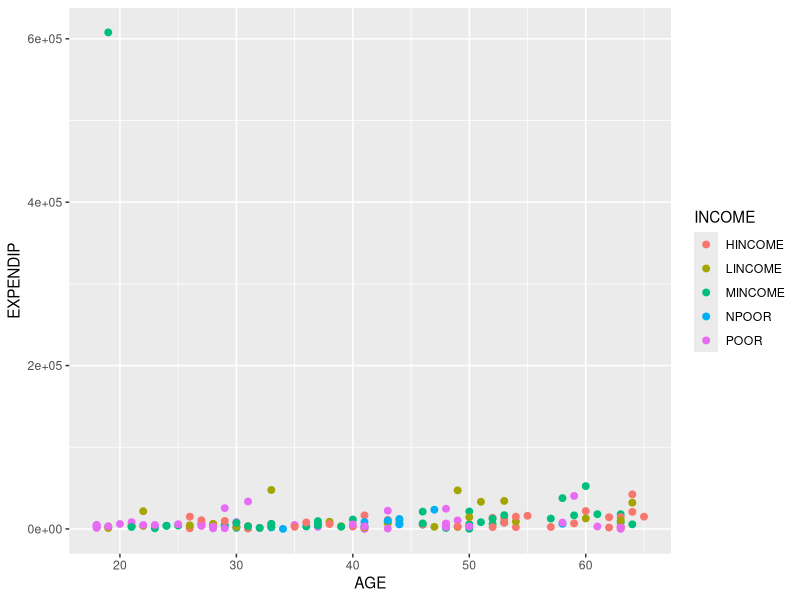
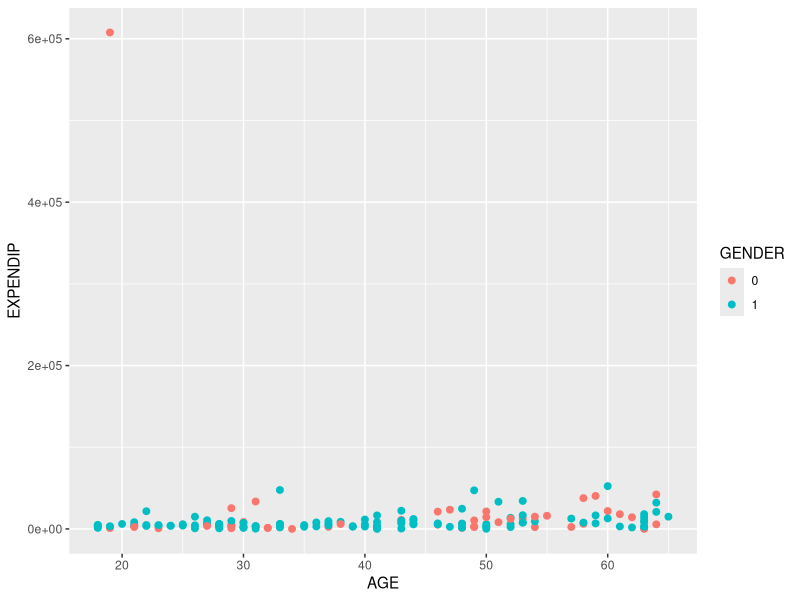
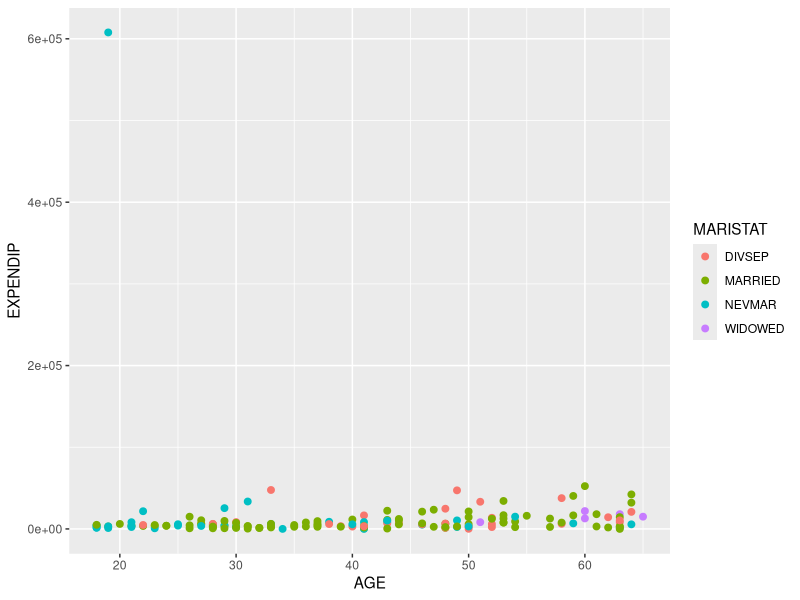
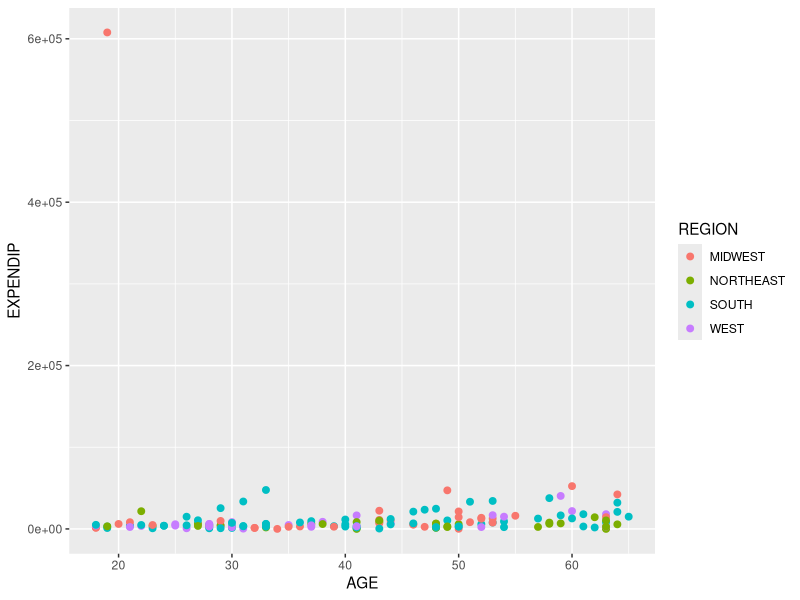
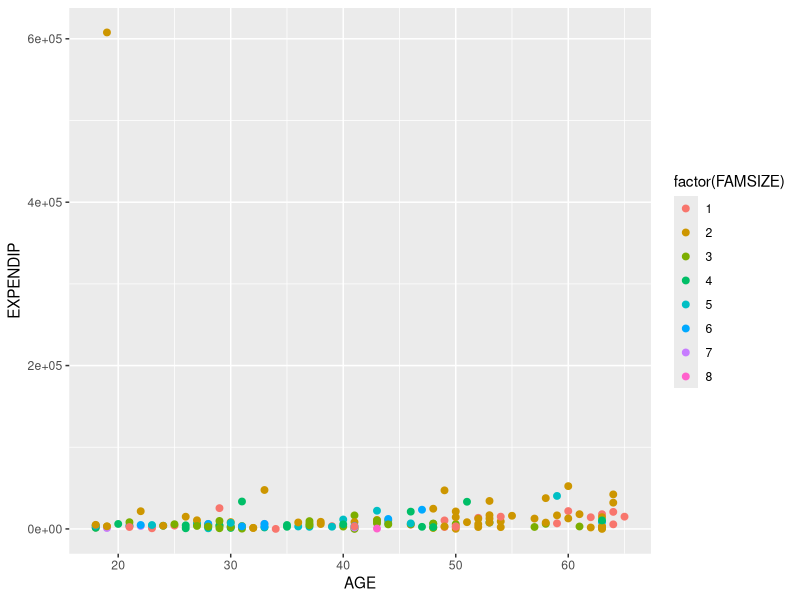
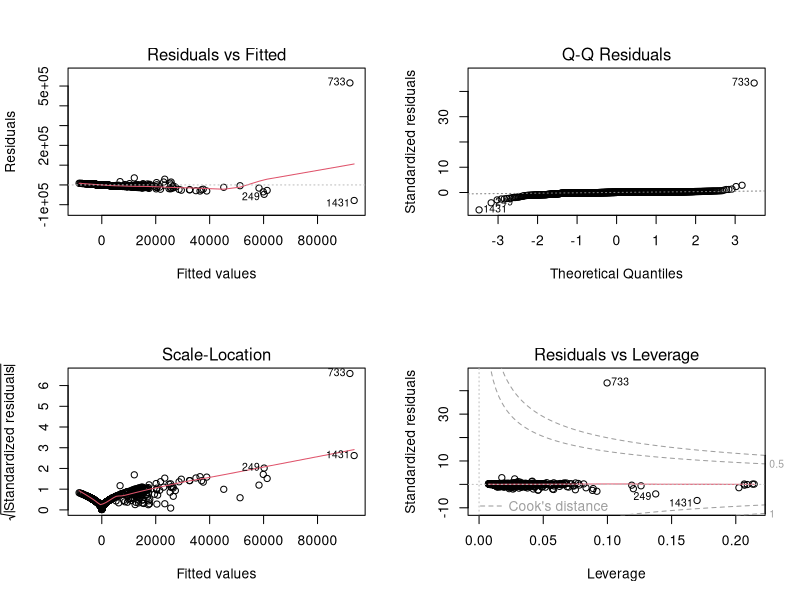
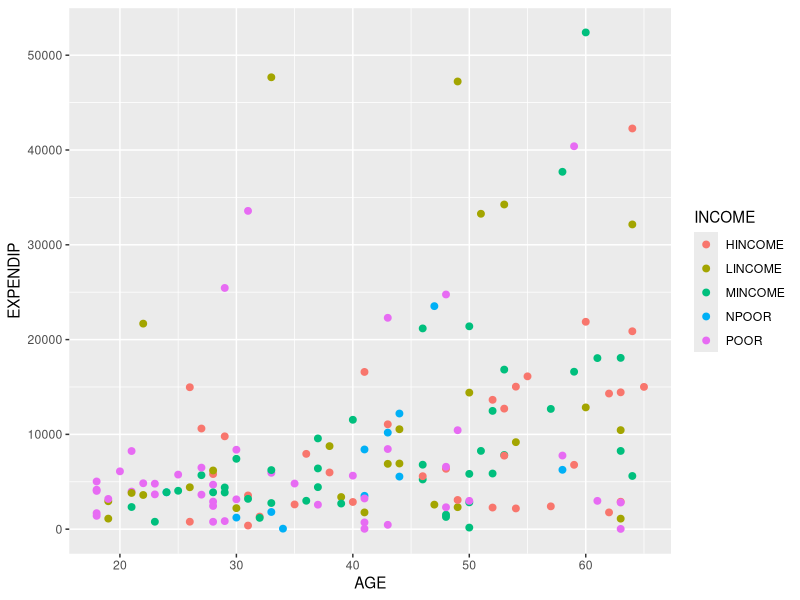
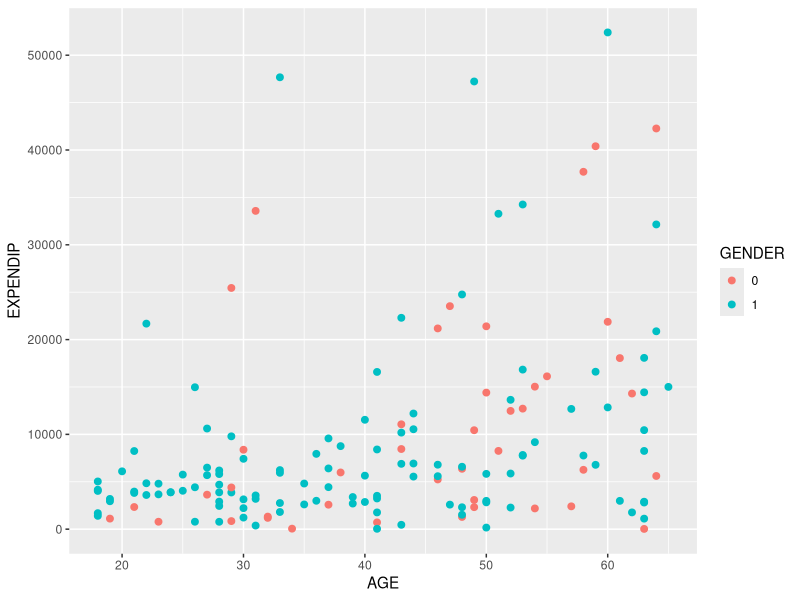

These figures' R source, in order: (Note: this script raises an error after producing the figures.)
packageLoad = function(packages) {
  installed = installed.packages()[, "Package"]
  for (p in packages) {
    if (!(p %in% installed)) { install.packages(p) }
    library(p, character.only = T)
  }
}

packageLoad(c("ggplot2", "car", "boot", "MASS"))

HE = read.csv("HealthExpend (Modified).csv", header = T, na.strings = "?")
attach(HE)

summary(HE)
# Determine variable types
str(HE)
# Coerce categorical variables to factors
factors = c("ANYLIMIT", "COLLEGE", "HIGHSCH", "GENDER", "MNHPOOR", "INSURE", "USC", "UNEMPLOY", "MANAGEDCARE")
HE[factors] = lapply(HE[factors], factor)
# Confirm type coercion
str(HE)

plotFactors = function(f.data, f.x, f.y, f.factors, f.type = "scatter", f.size = 2, f.save = F) {
  if (!require(ggplot2)) { return("Could not load 'ggplot2' package") }
  for (f.x_i in f.x) {
    plot = ggplot(f.data, aes_string(x = f.x_i, y = f.y))

    for (f.f_i in f.factors) {
      if (f.type == "scatter") { print(plot + geom_point(aes_string(color = f.f_i), size = f.size)) }
      else if (f.type == "box") { print(plot + geom_boxplot(aes_string(color = f.f_i), size = f.size)) }
      if (f.save == T) {
        folder = paste(f.y, "vs.", f.x_i)
        if (!dir.exists(file.path("Images/", folder))) { dir.create(file.path("Images/", folder)) }
        ggsave(paste(f.f_i, ".jpg", sep = ""), path = paste("Images/", folder, sep = ""))
      }
    }
  }
}

NonZeroExpIP = HE[HE$EXPENDIP > 0,]
factors = list("INCOME", "GENDER", "MARISTAT", "REGION", "factor(FAMSIZE)")

plotFactors(f.data = NonZeroExpIP, f.x = list("AGE"), f.y = "EXPENDIP", f.factors = factors)
# Single data-point massively skewing dataset; identify via diagnostic plots

lm.fit = lm(EXPENDIP ~ ., data = HE)
par(mfrow = c(2, 2))
plot(lm.fit)

# Observation #733 causing extreme problems based on diagnostic plots
HE[733,]

# Remove outlier
HE = HE[-733,]

# Re-plot factors
NonZeroExpIP = HE[HE$EXPENDIP > 0,]

plotFactors(f.data = NonZeroExpIP, f.x = list("AGE"), f.y = "EXPENDIP", f.factors = factors, f.save = T)
plotFactors(f.data = NonZeroExpIP, f.x = list("AGE"), f.y = "log10(EXPENDIP)", f.factors = factors, f.save = T)
plotFactors(f.data = NonZeroExpIP, f.x = factors, f.y = "EXPENDIP", f.factors = factors, f.type = "box",
            f.size = 0.6, f.save = T)

# BEGIN - Multi-linear regression of EXPENDIP without EXPENDOP
  lm.fit = lm(EXPENDIP ~ . -EXPENDOP, data = HE)
  summary(lm.fit)

  # EDUC returning NA values--signifies collinearity; check which variables are conflicting
  alias(lm.fit)

  # Remove EDUC because of perfect collinearity with HIGHSCH and COLLEGE
  lm.fit = update(lm.fit, ~ . -EDUC)
  summary(lm.fit)

  # BEGIN - Backwards selection
    lm.fit = update(lm.fit, ~ . -HIGHSCH)
    summary(lm.fit)
    lm.fit = update(lm.fit, ~ . -INSURE)
    summary(lm.fit)
    lm.fit = update(lm.fit, ~ . -FAMSIZE)
    summary(lm.fit)
    lm.fit = update(lm.fit, ~ . -INDUSCLASS)
    summary(lm.fit)
    lm.fit = update(lm.fit, ~ . -UNEMPLOY)
    summary(lm.fit)
    lm.fit = update(lm.fit, ~ . -USC)
    summary(lm.fit)
    lm.fit = update(lm.fit, ~ . -RACE)
    summary(lm.fit)
    # Removing RACE surprisingly increases ADJR2
    lm.fit = update(lm.fit, ~ . -MNHPOOR)
    summary(lm.fit)
    # Removing MNHPOOR has negligble positive effect on p-values only
    # Removing ANYLIMIT, COLLEGE, MANAGEDCARE, MARISTAT, PHSTAT, INCOME, or REGION lower ADJR2 at this point
  # END

  # Optimal model reached with manual backwards selection:
  lm.fit = lm(EXPENDIP ~ . -EXPENDOP -EDUC -HIGHSCH -INSURE -FAMSIZE -INDUSCLASS -UNEMPLOY -USC -RACE -MNHPOOR, data = HE)
  summary(lm.fit)

  # BEGIN - Interaction terms
    lm.fit = update(lm.fit, ~ . +MARISTAT:INCOME)
    summary(lm.fit)
    lm.fit = update(lm.fit, ~ . +PHSTAT:INCOME)
    summary(lm.fit)
    # PHSTAT:MARISTAT has a negligible increase
    # REGION:INCOME, REGION:COLLEGE, AGE:INCOME, AGE:GENDER, MARISTAT:GENDER, ANYLIMIT:MANAGEDCARE each decrease ADJR2
  # END

  # Optimal model reached with interaction terms:
  lm.fit = lm(EXPENDIP ~ . -EXPENDOP -EDUC -HIGHSCH -INSURE -FAMSIZE -INDUSCLASS -UNEMPLOY -USC -RACE -MNHPOOR +MARISTAT:INCOME +PHSTAT:INCOME, data = HE)
  summary(lm.fit)

  plot(glm.fit)

  # BEGIN - Validation testing
    # Estimated training RMSE:
    sqrt(mean(lm.fit$residuals^2))
    # RMSE = 2504.142 in USD

    # VIF for collinearity:
    vif(lm.fit)
    # No issues of multi-collinearity (all below 5)

    # LOOCV
    glm.fit = glm(EXPENDIP ~ . -EXPENDOP -EDUC -HIGHSCH -INSURE -FAMSIZE -INDUSCLASS -UNEMPLOY -USC -RACE -MNHPOOR +MARISTAT:INCOME +PHSTAT:INCOME, data = HE)
    cv.err = cv.glm(HE, glm.fit)
    sqrt(cv.err$delta)
    # Test RMSE = 2699.467 (default), 2699.416 (bias corrected) in USD

    # K-Fold CV at K = 5
    cv.err = cv.glm(HE, glm.fit, K = 5)
    sqrt(cv.err$delta)
    # Test RMSE = 2677.66 (default), 2657.80 (bias corrected) in USD [NO SEED SET]

    # K-Fold CV at K = 10
    cv.err = cv.glm(HE, glm.fit, K = 10)
    sqrt(cv.err$delta)
    # Test RMSE = 2711.632 (default), 2700.470 (bias corrected) in USD [NO SEED SET]

    # RMSE lowest in K-Fold (5) at 2657.80 on original run with no seed set. After repeating with different seeds,
    # RMSE varies by siginificant amounts for K-Fold CV. Therefore, LOOCV will be used for comparison only to
    # achieve the most accurate and consistent results.
  # END

  # BEGIN - Model selection using stepAIC
    lm.fit = lm(EXPENDIP ~ . -EXPENDOP -EDUC, data = HE)
    lm.fit = stepAIC(lm.fit, direction = "backward")
    lm.fit$anova

    lm.fit = lm(EXPENDIP ~ . -EXPENDOP -EDUC, data = HE)
    lm.fit = stepAIC(lm.fit, direction = "both")
    lm.fit$anova

    # Test with EDUC added back into the model and COLLEGE and HIGHSCH removed instead. EDUC has an additional level
    # for comparisons below HIGHSCH labeled as LHIGHSCH; this level could potentially unearth correlations where
    # COLLEGE and HIGHSCH were not deemed key predictors by stepAIC.
    lm.fit = lm(EXPENDIP ~ . -EXPENDOP -COLLEGE -HIGHSCH, data = HE)
    lm.fit = stepAIC(lm.fit, direction = "both")
    lm.fit$anova
    # The final model achieved is identical to the models achieved above with EDUC removed and COLLEGE and HIGHSCH
    # included in the model. This confirms that education level has no significant bearing on EXPENDIP.

    # Optimal model achieved in both backward-stepwise and both-stepwise:
    lm.fit = lm(EXPENDIP ~ AGE + GENDER + COUNTIP + COUNTOP + INCOME + PHSTAT, data = HE)
    summary(lm.fit)
    # ADJR2 = 0.5216, RSE = 2569 on 1986 DF, F-stat = 182.5 on 12 and 1986 DF.

    # The following code can take upwards of 20 minutes to run.
    lm.fit = lm(EXPENDIP ~ (. -EXPENDOP -COLLEGE -HIGHSCH)^2, data = HE)
    lm.fit = stepAIC(lm.fit, direction = "backward")
    # Refitting the original model with interaction terms causes excessively long processing time in R due to
    # single-core restrictions. Parallel processing not recommended / infeasible for stepwise selection.
    lm.fit$anova

    # Optimal model achieved from two-term interaction stepAIC on full set of predictors:
    summary(lm.fit)
    # Extreme increase in ADJR2 from 0.5216 on previous optimal model to 0.7758. RSE also drastically reduced
    # from 2569 on 1986 DF to 1758 on 1747 DF. However, F-stat reduced from 182.5 on 12 and 1986 DF to 28.54
    # on 251 and 1747 DF. Model is now very difficult to interpret as well, but there is some newfound knowledge
    # of correlations obtained from the surface. Fitting models without COUNTIP and COUNTOP may be very worthwhile.

    alias(lm.fit)
    # There are also singularities in the model revolving around the dummy variable INDUSCLASSMILITARY, which is
    # another correlation worth looking into in an isolated context as well as worth removing the affected
    # interaction terms from the model for refitting.
    lm.fit = update(lm.fit, ~ . -COUNTIP:INDUSCLASS)
    summary(lm.fit)
    # ADJR2 reduced from 0.7758 to 0.7637. RSE increased from 1758 on 1747 DF to 1805 on 1757 DF. F-stat reduced
    # from 28.54 on 251 and 1747 DF to 27.79 on 241 and 1757 DF.
    lm.fit = update(lm.fit, ~ . -MNHPOOR:INDUSCLASS)
    summary(lm.fit)
    # ADJR2 reduced from 0.7637 to 0.7592. RSE increased from 1805 on 1757 DF to 1822 on 1767 DF. F-stat increased
    # from 27.79 on 241 and 1757 DF to 28.28 on 231 and 1767 DF.
    lm.fit = update(lm.fit, ~ . -PHSTAT:INDUSCLASS)
    summary(lm.fit)
    # ADJR2 reduced from 0.7592 to 0.7405. RSE increased from 1822 on 1767 DF to 1892 on 1806 DF. F-stat increased
    # from 28.28 on 231 and 1767 DF to 30.69 on 192 and 1806 DF.
    alias(lm.fit)
    # Singularities have been removed as confirmed by summary and aliases.

    # BEGIN - Validation testing
      # Estimated training RMSE:
      sqrt(mean(lm.fit$residuals^2))
      # RMSE = 1798.043 in USD

      # VIF for collinearity:
      vif(lm.fit)
      # Multicollinearity overall non-issue. COUNTIP and COUNTOP highly correlated as well as a few interaction
      # terms involving them; as discovered above, fitting regressions without one or both of these predictors
      # may yield more interesting / accurate results. Aside from these predictors, there are only two others
      # above 5 (MNHPOOR at 8.259436 and UNEMPLOY at 6.180528). These predictors will be left in the model as
      # a cut-off of 5 is rather low for a model with this many predictors; a more reasonable, and still common,
      # cut-off of 10 will be used instead. Therefore, there are no significant issues of multi-collinearity.

      # LOOCV
      glm.fit = glm(EXPENDIP ~ AGE + ANYLIMIT + GENDER + MNHPOOR + INSURE + USC +
                      UNEMPLOY + MANAGEDCARE + FAMSIZE + COUNTIP + COUNTOP + RACE +
                      REGION + EDUC + MARISTAT + INCOME + PHSTAT + INDUSCLASS +
                      AGE:MNHPOOR + AGE:USC + AGE:COUNTIP + AGE:COUNTOP + ANYLIMIT:GENDER +
                      ANYLIMIT:MNHPOOR + ANYLIMIT:INSURE + ANYLIMIT:MANAGEDCARE +
                      ANYLIMIT:FAMSIZE + ANYLIMIT:COUNTIP + ANYLIMIT:COUNTOP +
                      ANYLIMIT:EDUC + ANYLIMIT:MARISTAT + GENDER:COUNTIP + MNHPOOR:UNEMPLOY +
                      MNHPOOR:FAMSIZE + MNHPOOR:COUNTOP + MNHPOOR:REGION + MNHPOOR:MARISTAT +
                      MNHPOOR:PHSTAT + MNHPOOR:INDUSCLASS + INSURE:COUNTIP + INSURE:COUNTOP +
                      INSURE:PHSTAT + USC:UNEMPLOY + USC:COUNTIP + USC:COUNTOP +
                      UNEMPLOY:COUNTIP + UNEMPLOY:COUNTOP + UNEMPLOY:REGION + UNEMPLOY:MARISTAT +
                      UNEMPLOY:INCOME + UNEMPLOY:PHSTAT + MANAGEDCARE:COUNTOP +
                      FAMSIZE:COUNTIP + FAMSIZE:MARISTAT + COUNTIP:COUNTOP + COUNTIP:RACE +
                      COUNTIP:REGION + COUNTIP:EDUC + COUNTIP:MARISTAT + COUNTIP:INCOME +
                      COUNTIP:PHSTAT + COUNTIP:INDUSCLASS + COUNTOP:RACE + COUNTOP:REGION +
                      COUNTOP:MARISTAT + COUNTOP:INCOME + COUNTOP:PHSTAT + COUNTOP:INDUSCLASS +
                      REGION:PHSTAT + MARISTAT:INCOME + INCOME:PHSTAT + PHSTAT:INDUSCLASS, data = HE)
      cv.err = cv.glm(HE, glm.fit)
      sqrt(cv.err$delta)
      # Test RMSE = 2979.982 (default), 2979.591 (bias corrected) in USD
      # RMSE higher than manual model RMSE of 2657.80
    # END

    # Due to a significantly increased RMSE, the model will be refit with two-term interactions on the optimal
    # base model achieved above instead. This will also greatly reduce model complexity and processing time.
    lm.fit = lm(EXPENDIP ~ (AGE + GENDER + COUNTIP + COUNTOP + INCOME + PHSTAT)^2, data = HE)
    lm.fit = stepAIC(lm.fit, direction = "backward")
    # Processing takes less than two seconds to find optimal model with interaction terms
    lm.fit$anova
    summary(lm.fit)
    # Increase in ADJR2 from manual model, but decrease from overfitted complex model.

    # StepAIC with direction = "both"
    lm.fit = lm(EXPENDIP ~ (AGE + GENDER + COUNTIP + COUNTOP + INCOME + PHSTAT)^2, data = HE)
    lm.fit = stepAIC(lm.fit, direction = "both")
    lm.fit$anova
    summary(lm.fit)
    # Results are identical to backward-stepwise model with interaction terms.

    # Optimal model achieved through two-term interaction stepAIC in backward and both directions:
    lm.fit = lm(EXPENDIP ~ AGE + GENDER + COUNTIP + COUNTOP + INCOME + PHSTAT + AGE:GENDER + AGE:COUNTIP +
                    AGE:COUNTOP + GENDER:COUNTIP + COUNTIP:COUNTOP + COUNTIP:INCOME + COUNTIP:PHSTAT +
                    COUNTOP:INCOME + COUNTOP:PHSTAT + INCOME:PHSTAT, data = HE)
    summary(lm.fit)
    # ADJR2 = 0.6501, RSE = 2197 on 1949 DF, F-stat = 76.75 on 49 and 1949 DF. Signifcant improvement in
    # model after fitting with two-term interactions.

    # BEGIN - Validation testing
      # Estimated training RMSE:
      sqrt(mean(lm.fit$residuals^2))
      # RMSE = 2169.016 in USD

      # VIF for collinearity:
      vif(lm.fit)
      # 3 variables above cut-off of 5, which suggests multicollinearity; however, one of these variables is an
      # interaction term of AGE:COUNTOP, and interaction terms on a highly significant predictor will naturally
      # have higher indexes for multicollinearity as shown by the interactions on AGE versus the interactions on
      # the other predictors. The other two predictors with an index higher than 5 are COUNTIP and COUNTOP, which
      # are known to be highly correlated to the response variables from the beginning; this is acceptable as they
      # are logically correlate regardless of the model fit. Therefore, there are no issues of multicollinearity.

      # LOOCV
      glm.fit = glm(EXPENDIP ~ AGE + GENDER + COUNTIP + COUNTOP + INCOME + PHSTAT + AGE:GENDER + AGE:COUNTIP +
                      AGE:COUNTOP + GENDER:COUNTIP + COUNTIP:COUNTOP + COUNTIP:INCOME + COUNTIP:PHSTAT +
                      COUNTOP:INCOME + COUNTOP:PHSTAT + INCOME:PHSTAT, data = HE)
      cv.err = cv.glm(HE, glm.fit)
      sqrt(cv.err$delta)
      # Test RMSE = 2594.489 (default), 2594.370 (bias corrected) in USD
      # RMSE lower than manual model RMSE of 2657.80
    # END

    # Fit model with three-term interactions
    lm.fit = lm(EXPENDIP ~ (AGE + GENDER + COUNTIP + COUNTOP + INCOME + PHSTAT)^3, data = HE)
    lm.fit = stepAIC(lm.fit, direction = "both")
    lm.fit$anova
    # Optimal model achieved through three-term interaction stepAIC on both directions:
    summary(lm.fit)
    # ADJR2 significantly increased over two-term interaction model. However, model includes too many interaction
    # terms to feasibly interpret. RSE has also decreased, but so have the degrees of freedom. Model may also be
    # overfitted and F-Stat has decreased (as well as the DF).

    # BEGIN - Validation testing
      # Estimated training RMSE:
      sqrt(mean(lm.fit$residuals^2))
      # RMSE = 1832.066 in USD

      # Collinearity not tested because of three-term interaction terms; will cause excessive amount of false
      # positives for multicollinearity. Additionally, VIF cannot be used on the model as there are aliased
      # coefficients in the model.

      # LOOCV
      glm.fit = glm(EXPENDIP ~ AGE + GENDER + COUNTIP + COUNTOP + INCOME + PHSTAT +
                      AGE:GENDER + AGE:COUNTIP + AGE:COUNTOP + AGE:INCOME + AGE:PHSTAT +
                      GENDER:COUNTIP + GENDER:COUNTOP + GENDER:INCOME + GENDER:PHSTAT +
                      COUNTIP:COUNTOP + COUNTIP:INCOME + COUNTIP:PHSTAT + COUNTOP:INCOME +
                      COUNTOP:PHSTAT + INCOME:PHSTAT + AGE:GENDER:COUNTIP + AGE:GENDER:COUNTOP +
                      AGE:COUNTIP:COUNTOP + AGE:COUNTIP:INCOME + AGE:COUNTIP:PHSTAT +
                      AGE:COUNTOP:INCOME + AGE:COUNTOP:PHSTAT + GENDER:COUNTIP:COUNTOP +
                      GENDER:COUNTIP:INCOME + GENDER:COUNTIP:PHSTAT + GENDER:COUNTOP:INCOME +
                      GENDER:COUNTOP:PHSTAT + COUNTIP:COUNTOP:INCOME + COUNTIP:COUNTOP:PHSTAT +
                      COUNTIP:INCOME:PHSTAT + COUNTOP:INCOME:PHSTAT)
      cv.err = cv.glm(HE, glm.fit)
      # Warning messages of rank defficiency indicate same issue of perfect correlation mentioned above with VIF.
      alias(glm.fit)
      # COUNTIP:INCOMENPOOR:PHSTATVGOO perfectly correlated with

      sqrt(cv.err$delta)
      # Test RMSE = 14551.675 (default), 3665.691 (bias corrected) in USD
      # RMSE worse than both previous models; indicates, along with previous warnings and errors, that the model
      # is overfit to the training data and cannot feasibly make predictions.

      # Remove problematic interaction-term to see if the model improves enough to use
      glm.fit = update(glm.fit, ~ . -COUNTIP:INCOME:PHSTAT)
      alias(glm.fit)
      # Perfect correlation issues cleared from alias results
      cv.err = cv.glm(HE, glm.fit)
      sqrt(cv.err$delta)
      # Test RMSE = 14515.979 (default), 3605.982 (bias corrected) in USD
      # RMSE marginally improves after removing COUNTIP:INCOME:PHSTAT interaction term; however, model still highly
      # inaccurate compared to optimal models achieved through manual stepwise and stepAIC.
    # END
  # END
  # Conclusion: Optimal model achieved via stepAIC with two-term interactions after achieving optimal base model.
# END

# BEGIN - Multi-linear regression of EXPENDIP without EXPENDOP, COUNTOP, and COUNTIP
  # Based on findings above, the initial model must have COLLEGE and HIGHSCH removed in all models.
  # The stepAIC function will be used with direction "both" to achieve an optimal base model, and
  # two-term interactions will be fitted to that model.
  lm.fit = lm(EXPENDIP ~ . -EXPENDOP -COUNTOP -COUNTIP -COLLEGE -HIGHSCH, data = HE)
  lm.fit = stepAIC(lm.fit, direction = "both")
  lm.fit$anova

  # Optimal model achieved:
  lm.fit = lm(EXPENDIP ~ AGE + ANYLIMIT + INSURE + UNEMPLOY + PHSTAT, data = HE)
  summary(lm.fit)
  # ADJR2 = 0.07339, RSE = 3575 on 1990 DF, F-stat = 20.78 on 8 and 1990 DF. Model completely unfit for use.

  lm.fit = lm(EXPENDIP ~ (AGE + ANYLIMIT + INSURE + UNEMPLOY + PHSTAT)^2, data = HE)
  lm.fit = stepAIC(lm.fit, direction = "both")
  lm.fit$anova

  # Optimal model achieved with two-term interactions:
  lm.fit = lm(EXPENDIP ~ AGE + ANYLIMIT + INSURE + UNEMPLOY + PHSTAT + AGE:ANYLIMIT + INSURE:PHSTAT, data = HE)
  summary(lm.fit)
  # ADJR2 = 0.09041, RSE = 3542 on 1985 DF, F-stat = 16.28 on 13 and 1985 DF. No practical improvement in
  # model after fitting with two-term interactions.

  # BEGIN - Validation testing
    # Estimated training RMSE:
    sqrt(mean(lm.fit$residuals^2))
    # RMSE = 3529.186 in USD

    # VIF for collinearity:
    vif(lm.fit)
    # No issues of multi-collinearity

    # LOOCV
    glm.fit = glm(EXPENDIP ~ AGE + ANYLIMIT + INSURE + UNEMPLOY + PHSTAT + AGE:ANYLIMIT + INSURE:PHSTAT, data = HE)
    cv.err = cv.glm(HE, glm.fit)
    sqrt(cv.err$delta)
    # Test RMSE = 3565.803 (default), 3565.794 (bias corrected) in USD
  # END

  # Conclusion: Model of EXPENDIP without EXPENDOP, COUNTOP, and COUNTIP significantly worse than optimal
  # model achieved above of EXPENDIP with COUNTOP and COUNTIP included.
# END

# BEGIN - Multi-linear regression of EXPENDIP without EXPENDOP, COUNTOP
  lm.fit = lm(EXPENDIP ~ . -EXPENDOP -COUNTOP -COLLEGE -HIGHSCH, data = HE)
  lm.fit = stepAIC(lm.fit, direction = "both")
  lm.fit$anova

  # Optimal model achieved:
  lm.fit = lm(EXPENDIP ~ AGE + COUNTIP + INCOME + PHSTAT, data = HE)
  summary(lm.fit)
  # ADJR2 = 0.4989, RSE = 2629 on 1988 DF, F-stat = 199.98 on 10 and 1988 DF. Model comparable to manual
  # model tested above.

  lm.fit = lm(EXPENDIP ~ (AGE + COUNTIP + INCOME + PHSTAT)^2, data = HE)
  lm.fit = stepAIC(lm.fit, direction = "both")
  lm.fit$anova

  # Optimal model achieved with two-term interactions:
  lm.fit = lm(EXPENDIP ~ AGE + COUNTIP + INCOME + PHSTAT + AGE:COUNTIP + COUNTIP:INCOME +
                COUNTIP:PHSTAT, data = HE)
  summary(lm.fit)
  # ADJR2 = 0.5641, RSE = 2452 on 1979 DF, F-stat = 137.1 on 19 and 1979 DF. Decent improvement in model
  # after fitting with two-term interactions.

  # BEGIN - Validation testing
    # Estimated training RMSE:
    sqrt(mean(lm.fit$residuals^2))
    # RMSE = 2439.381 in USD

    # VIF for collinearity:
    vif(lm.fit)
    # No issues of multi-collinearity

    # LOOCV
    glm.fit = glm(EXPENDIP ~ AGE + COUNTIP + INCOME + PHSTAT + AGE:COUNTIP + COUNTIP:INCOME +
                    COUNTIP:PHSTAT, data = HE)
    cv.err = cv.glm(HE, glm.fit)
    sqrt(cv.err$delta)
    # Test RMSE = 2725.809 (default), 2725.732 (bias corrected) in USD
  # END

  # Conclusion: Model worse than current optimum RMSE of 2594.370 for EXPENDIP without EXPENDOP. Based on
  # the reduction of quality in this model by removing COUNTOP from the predictors and the drastic decrease
  # observed in the previous model from removing COUNTOP and COUNTIP, there is strong suggestion that a
  # model with EXPENDOP included as a predictor will be an improvement.
# END

# BEGIN - Multi-linear regression of EXPENDIP with no predictors removed (excluding perfect correlations)
  lm.fit = lm(EXPENDIP ~ . -COLLEGE -HIGHSCH, data = HE)
  lm.fit = stepAIC(lm.fit, direction = "both")
  lm.fit$anova

  # Optimal model achieved:
  lm.fit = lm(EXPENDIP ~ AGE + USC + COUNTIP + COUNTOP + EXPENDOP + INCOME, data = HE)
  summary(lm.fit)
  # ADJR2 = 0.538, RSE = 2524 on 1989 DF, F-stat = 259.5 on 9 and 1989 DF. Model marginally better than
  # base model achieved with EXPENDOP excluded.

  lm.fit = lm(EXPENDIP ~ (AGE + USC + COUNTIP + COUNTOP + EXPENDOP + INCOME)^2, data = HE)
  lm.fit = stepAIC(lm.fit, direction = "both")
  lm.fit$anova

  # Optimal model achieved with two-term interactions:
  lm.fit = lm(EXPENDIP ~ AGE + USC + COUNTIP + COUNTOP + EXPENDOP + INCOME + AGE:USC + AGE:COUNTIP
              + AGE:COUNTOP + AGE:EXPENDOP + AGE:INCOME + USC:COUNTIP + USC:EXPENDOP + COUNTIP:COUNTOP
              + COUNTIP:INCOME + COUNTOP:EXPENDOP + COUNTOP:INCOME + EXPENDOP:INCOME, data = HE)
  summary(lm.fit)
  # ADJR2 = 0.6493, RSE = 2199 on 1965 DF, F-stat = 113.1 on 33 and 1965 DF. Signifcant improvement in
  # model after fitting with two-term interactions. However, results practically identical to optimal
  # model achieved with EXPENDOP excluded.

  # BEGIN - Validation testing
    # Estimated training RMSE:
    sqrt(mean(lm.fit$residuals^2))
    # RMSE = 2180.334 in USD

    # VIF for collinearity:
    vif(lm.fit)
    # As expected, COUNTIP, COUNTOP, and EXPENDOP show notable amounts of multicollinearity. This can be
    # safely ignored as these relationships will naturally be correlated.

    # LOOCV
    glm.fit = glm(EXPENDIP ~ AGE + USC + COUNTIP + COUNTOP + EXPENDOP + INCOME + AGE:USC + AGE:COUNTIP
                  + AGE:COUNTOP + AGE:EXPENDOP + AGE:INCOME + USC:COUNTIP + USC:EXPENDOP + COUNTIP:COUNTOP
                  + COUNTIP:INCOME + COUNTOP:EXPENDOP + COUNTOP:INCOME + EXPENDOP:INCOME, data = HE)
    cv.err = cv.glm(HE, glm.fit)
    sqrt(cv.err$delta)
    # Test RMSE = 2505.386 (default), 2505.297 (bias corrected) in USD
  # END

  # Conclusion: Model offers sizable improvement over previously achieved optimum RMSE of 2594.370 for
  # EXPENDIP without EXPENDOP.
# END

factors = list("INCOME", "GENDER", "MARISTAT", "REGION", "factor(FAMSIZE)")
NonZeroExpOP = HE[HE$EXPENDOP > 0,]

plotFactors(f.data = NonZeroExpOP, f.x = list("AGE"), f.y = "EXPENDOP", f.factors = factors, f.save = T)
plotFactors(f.data = NonZeroExpOP, f.x = list("AGE"), f.y = "log10(EXPENDOP)", f.factors = factors, f.save = T)
plotFactors(f.data = NonZeroExpOP, f.x = factors, f.y = "EXPENDOP", f.factors = factors,
            f.type = "box", f.size = 0.6, f.save = T)
plotFactors(f.data = NonZeroExpOP, f.x = factors, f.y = "log10(EXPENDOP)", f.factors = factors,
            f.type = "box", f.size = 0.6, f.save = T)

# BEGIN - Multi-linear regression of EXPENDOP with no predictors removed (excluding perfect correlations)
  # Beginning with the best methodology determined from the tests done previously; will then perform the
  # same model versions tested above for robustness and verification that this set of predictors results
  # in the best model fit.
  lm.fit = lm(EXPENDOP ~ . -COLLEGE -HIGHSCH, data = HE)
  lm.fit = stepAIC(lm.fit, direction = "both")
  lm.fit$anova

  # Optimal model achieved:
  lm.fit = lm(EXPENDOP ~ AGE + GENDER + INSURE + USC + COUNTIP + EXPENDIP + COUNTOP + RACE + REGION +
                PHSTAT, data = HE)
  summary(lm.fit)
  # ADJR2 = 0.4863, RSE = 2338 on 1980 DF, F-stat = 106.1 on 18 and 1980 DF.

  lm.fit = lm(EXPENDOP ~ (AGE + GENDER + INSURE + USC + COUNTIP + EXPENDIP + COUNTOP + RACE + REGION +
                            PHSTAT)^2, data = HE)
  lm.fit = stepAIC(lm.fit, direction = "both")
  lm.fit$anova

  # Optimal model achieved with two-term interactions:
  lm.fit = lm(EXPENDOP ~ AGE + GENDER + INSURE + USC + COUNTIP + EXPENDIP + COUNTOP + RACE + REGION +
                PHSTAT + AGE:COUNTIP + AGE:EXPENDIP + AGE:COUNTOP + AGE:PHSTAT + GENDER:COUNTIP +
                GENDER:EXPENDIP + GENDER:RACE + GENDER:REGION + INSURE:COUNTOP + USC:COUNTIP +
                USC:COUNTOP + USC:RACE + COUNTIP:EXPENDIP + COUNTIP:RACE + EXPENDIP:COUNTOP +
                EXPENDIP:REGION + EXPENDIP:PHSTAT + COUNTOP:RACE + COUNTOP:REGION + COUNTOP:PHSTAT +
                RACE:REGION + RACE:PHSTAT + REGION:PHSTAT + INSURE:COUNTIP, data = HE)
  summary(lm.fit)
  # ADJR2 = 0.6477, RSE = 1936 on 1893 DF, F-stat = 35.98 on 105 and 1893 DF. Signifcant improvement in
  # model after fitting with two-term interactions. However, there is a singularity on RACEWHITE:PHSTATPOOR,
  # which will be removed after evaluating the model with it in.

  # BEGIN - Validation testing
    # Estimated training RMSE:
    sqrt(mean(lm.fit$residuals^2))
    # RMSE = 1884.091 in USD

    # VIF cannot be run on the model as is due to the singularity.

    # LOOCV
    glm.fit = glm(EXPENDOP ~ AGE + GENDER + INSURE + USC + COUNTIP + EXPENDIP + COUNTOP + RACE + REGION +
                    PHSTAT + AGE:COUNTIP + AGE:EXPENDIP + AGE:COUNTOP + AGE:PHSTAT + GENDER:COUNTIP +
                    GENDER:EXPENDIP + GENDER:RACE + GENDER:REGION + INSURE:COUNTOP + USC:COUNTIP +
                    USC:COUNTOP + USC:RACE + COUNTIP:EXPENDIP + COUNTIP:RACE + EXPENDIP:COUNTOP +
                    EXPENDIP:REGION + EXPENDIP:PHSTAT + COUNTOP:RACE + COUNTOP:REGION + COUNTOP:PHSTAT +
                    RACE:REGION + RACE:PHSTAT + REGION:PHSTAT + INSURE:COUNTIP, data = HE)
    cv.err = cv.glm(HE, glm.fit)
    sqrt(cv.err$delta)
    # Test RMSE = 4441.884 (default), 4441.030 (bias corrected) in USD. Model is highly inaccurate and one
    # of the worst produced so far. This is almost certainly because of the singularity.
  # END

  lm.fit = update(lm.fit, ~ . -RACE:PHSTAT)
  summary(lm.fit)
  # ADJR2 = 0.6318, RSE = 1979 on 1908 DF, F-stat = 39.09 on 90 and 1908 DF. Model slightly worsens after
  # removing RACE:PHSTAT to account for the singularity.

  # BEGIN - Validation testing
    # Estimated training RMSE:
    sqrt(mean(lm.fit$residuals^2))
    # RMSE = 1933.781 in USD

    # VIF for collinearity:
    vif(lm.fit)
    # As expected, COUNTIP, COUNTOP, and EXPENDOP show significant amounts of multicollinearity. This can
    # be safely ignored as these relationships will naturally be correlated. There are some other issues
    # with GENDER and REGION being slightly over the cut-off mark of 5; however, this is not enough to
    # remove these predictors in such a complex model.

    # LOOCV
    glm.fit = glm(EXPENDOP ~ AGE + GENDER + INSURE + USC + COUNTIP + EXPENDIP + COUNTOP + RACE + REGION +
                    PHSTAT + AGE:COUNTIP + AGE:EXPENDIP + AGE:COUNTOP + AGE:PHSTAT + GENDER:COUNTIP +
                    GENDER:EXPENDIP + GENDER:RACE + GENDER:REGION + INSURE:COUNTOP + USC:COUNTIP +
                    USC:COUNTOP + USC:RACE + COUNTIP:EXPENDIP + COUNTIP:RACE + EXPENDIP:COUNTOP +
                    EXPENDIP:REGION + EXPENDIP:PHSTAT + COUNTOP:RACE + COUNTOP:REGION + COUNTOP:PHSTAT +
                    RACE:REGION + REGION:PHSTAT + INSURE:COUNTIP, data = HE)
    cv.err = cv.glm(HE, glm.fit)
    sqrt(cv.err$delta)
    # Test RMSE = 3413.708 (default), 3413.188 (bias corrected) in USD
  # END
# END

# BEGIN - Multi-linear regression of EXPENDOP without EXPENDIP
  lm.fit = lm(EXPENDOP ~ . -EXPENDIP -COLLEGE -HIGHSCH, data = HE)
  lm.fit = stepAIC(lm.fit, direction = "both")
  lm.fit$anova

  # Optimal model achieved:
  lm.fit = lm(EXPENDOP ~ AGE + GENDER + INSURE + COUNTIP + COUNTOP + RACE + REGION + PHSTAT, data = HE)
  summary(lm.fit)
  # ADJR2 = 0.4668, RSE = 2382 on 1982 DF, F-stat = 110.3 on 16 and 1982 DF.

  lm.fit = lm(EXPENDOP ~ (AGE + GENDER + INSURE + COUNTIP + COUNTOP + RACE + REGION + PHSTAT)^2, data = HE)
  lm.fit = stepAIC(lm.fit, direction = "both")
  lm.fit$anova

  # Optimal model achieved with two-term interactions:
  lm.fit = lm(EXPENDOP ~ AGE + GENDER + INSURE + COUNTIP + COUNTOP + RACE +
                REGION + PHSTAT + AGE:COUNTIP + AGE:COUNTOP + AGE:PHSTAT +
                GENDER:COUNTOP + GENDER:RACE + GENDER:REGION + INSURE:COUNTIP +
                COUNTIP:RACE + COUNTIP:REGION + COUNTOP:RACE + COUNTOP:REGION +
                COUNTOP:PHSTAT + RACE:REGION + RACE:PHSTAT + REGION:PHSTAT, data = HE)
  summary(lm.fit)
  # ADJR2 = 0.6238, RSE = 2001 on 1910 DF, F-stat = 38.65 on 88 and 1910 DF.

  # BEGIN - Validation testing
    # Estimated training RMSE:
    sqrt(mean(lm.fit$residuals^2))
    # RMSE = 1955.615 in USD

    # VIF cannot be run on the model as is due to the singularity.

    # LOOCV
    glm.fit = glm(EXPENDOP ~ AGE + GENDER + INSURE + COUNTIP + COUNTOP + RACE +
                    REGION + PHSTAT + AGE:COUNTIP + AGE:COUNTOP + AGE:PHSTAT +
                    GENDER:COUNTOP + GENDER:RACE + GENDER:REGION + INSURE:COUNTIP +
                    COUNTIP:RACE + COUNTIP:REGION + COUNTOP:RACE + COUNTOP:REGION +
                    COUNTOP:PHSTAT + RACE:REGION + RACE:PHSTAT + REGION:PHSTAT, data = HE)
    cv.err = cv.glm(HE, glm.fit)
    sqrt(cv.err$delta)
    # Test RMSE = 4470.911 (default), 4470.051 (bias corrected) in USD. Once again, the model
    # is highly inaccurate and one of the worst produced so far because of the singularity.
  # END

  lm.fit = update(lm.fit, ~ . -RACE:PHSTAT)
  summary(lm.fit)
  # ADJR2 = 0.6094, RSE = 2039 on 1925 DF, F-stat = 43.69 on 73 and 1925 DF. Model slightly worsens after
  # removing RACE:PHSTAT to account for the singularity.

  # BEGIN - Validation testing
    # Estimated training RMSE:
    sqrt(mean(lm.fit$residuals^2))
    # RMSE = 2000.671 in USD

    # VIF for collinearity:
    vif(lm.fit)
    # As expected, COUNTIP and COUNTOP show significant amounts of multicollinearity. This can
    # be safely ignored as these relationships will naturally be correlated. There are some other issues
    # with GENDER and REGION being slightly over the cut-off mark of 5; however, this is not enough to
    # remove these predictors in such a complex model.

    # LOOCV
    glm.fit = glm(EXPENDOP ~ AGE + GENDER + INSURE + COUNTIP + COUNTOP + RACE +
                    REGION + PHSTAT + AGE:COUNTIP + AGE:COUNTOP + AGE:PHSTAT +
                    GENDER:COUNTOP + GENDER:RACE + GENDER:REGION + INSURE:COUNTIP +
                    COUNTIP:RACE + COUNTIP:REGION + COUNTOP:RACE + COUNTOP:REGION +
                    COUNTOP:PHSTAT + RACE:REGION + REGION:PHSTAT, data = HE)
    cv.err = cv.glm(HE, glm.fit)
    sqrt(cv.err$delta)
    # Test RMSE = 3195.355 (default), 3194.917 (bias corrected) in USD
  # END
# END

# BEGIN - Multi-linear regression of EXPENDOP without EXPENDIP, COUNTIP, and COUNTOP
  lm.fit = lm(EXPENDOP ~ . -EXPENDIP -COUNTIP -COUNTOP -COLLEGE -HIGHSCH, data = HE)
  lm.fit = stepAIC(lm.fit, direction = "both")
  lm.fit$anova

  # Optimal model achieved:
  lm.fit = lm(EXPENDOP ~ AGE + ANYLIMIT + INSURE + USC + RACE + REGION + PHSTAT, data = HE)
  summary(lm.fit)
  # ADJR2 = 0.1409, RSE = 3023 on 1983 DF, F-stat = 22.84 on 15 and 1983 DF.

  lm.fit = lm(EXPENDOP ~ (AGE + ANYLIMIT + INSURE + USC + RACE + REGION + PHSTAT)^2, data = HE)
  lm.fit = stepAIC(lm.fit, direction = "both")
  lm.fit$anova

  # Optimal model achieved with two-term interactions:
  lm.fit = lm(EXPENDOP ~ AGE + ANYLIMIT + INSURE + USC + RACE + REGION + PHSTAT +
                AGE:ANYLIMIT + AGE:INSURE + AGE:REGION + AGE:PHSTAT + ANYLIMIT:USC +
                ANYLIMIT:RACE + ANYLIMIT:PHSTAT + INSURE:USC + INSURE:RACE +
                RACE:REGION + RACE:PHSTAT + REGION:PHSTAT, data = HE)
  summary(lm.fit)
  # ADJR2 = 0.2246, RSE = 2872 on 1921 DF, F-stat = 8.516 on 77 and 1921 DF.

  # BEGIN - Validation testing
    # Estimated training RMSE:
    sqrt(mean(lm.fit$residuals^2))
    # RMSE = 2815.782 in USD

    # VIF cannot be run on the model as is due to the singularity.

    # LOOCV
    glm.fit = glm(EXPENDOP ~ AGE + ANYLIMIT + INSURE + USC + RACE + REGION + PHSTAT +
                    AGE:ANYLIMIT + AGE:INSURE + AGE:REGION + AGE:PHSTAT + ANYLIMIT:USC +
                    ANYLIMIT:RACE + ANYLIMIT:PHSTAT + INSURE:USC + INSURE:RACE +
                    RACE:REGION + RACE:PHSTAT + REGION:PHSTAT, data = HE)
    cv.err = cv.glm(HE, glm.fit)
    sqrt(cv.err$delta)
    # Test RMSE = 3212.161 (default), 3212.051 (bias corrected) in USD.
  # END

  lm.fit = update(lm.fit, ~ . -RACE:PHSTAT)
  summary(lm.fit)
  # ADJR2 = 0.2136, RSE = 2893 on 1936 DF, F-stat = 9.752 on 62 and 1936 DF. Model slightly worsens after
  # removing RACE:PHSTAT to account for the singularity.

  # BEGIN - Validation testing
    # Estimated training RMSE:
    sqrt(mean(lm.fit$residuals^2))
    # RMSE = 2846.772 in USD

    # VIF for collinearity:
    vif(lm.fit)
    # Issues of multicollinearity with ANYLIMIT, INSURE, and REGION above 5.

    # LOOCV
    glm.fit = glm(EXPENDOP ~ AGE + ANYLIMIT + INSURE + USC + RACE + REGION + PHSTAT +
                    AGE:ANYLIMIT + AGE:INSURE + AGE:REGION + AGE:PHSTAT + ANYLIMIT:USC +
                    ANYLIMIT:RACE + ANYLIMIT:PHSTAT + INSURE:USC + INSURE:RACE +
                    RACE:REGION + REGION:PHSTAT, data = HE)
    cv.err = cv.glm(HE, glm.fit)
    sqrt(cv.err$delta)
    # Test RMSE = 3106.735 (default), 3106.667 (bias corrected) in USD
  # END
# END

# Conclusions of multi-linear regressions:
#   The optimal model achieved for EXPENDIP is one with all predictors included (excluding perfect
#   correlations) resulting in a bias-corrected test RMSE of 2505.297 achieved via LOOCV. The optimal
#   model achieved for EXPENDOP is one without EXPENDIP as a predictor. The bias-corrected test RMSE
#   achieved through LOOCV is 3194.917, which is worse than the model without EXPENDIP, COUNTIP, and
#   COUNTOP; however, the summary statistics of the former model (ADJR2 = 0.6094, RSE = 2039 on 1925
#   DF, F-stat = 43.69 on 73 and 1925 DF) are significantly superior to those of the latter (ADJR2 =
#   0.2136, RSE = 2893 on 1936 DF, F-stat = 9.752 on 62 and 1936 DF). The previous findings for the
#   EXPENDIP model without EXPENDOP, COUNTOP, and COUNTIP as predictors also indicate that removing
#   the COUNTOP and COUNTIP predictors monumentally reduce the accuracy of the prediction model, which
#   is in-line with the findings for the EXPENDOP version of the model. Therefore, despite having a
#   higher RMSE than the model excluding COUNTOP and COUNTIP, the EXPENDOP model with only EXPENDIP
#   removed as a predictor seems to be the most accurate.
